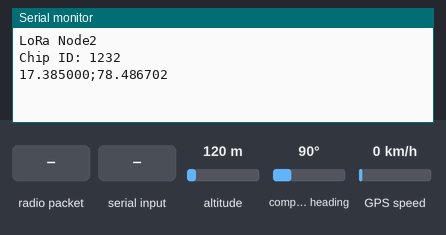
A sketch run on a simulated Arduino Uno, built with avr-gcc and run on an emulated ATmega328P. On the bench: the last lines printed to the serial monitor. The test bench sets the inputs (shaded band); at power-on: altitude 120 m, compass heading 90°, GPS speed 0 km/h. The GPS gets a fix after 3 s at 37.7749, -122.4194 with 8 satellites; no radio packets arrive unless stated.

Above: at 1.8 s.
1.9 s: radio packet "0" arrives
At 2.3 s:
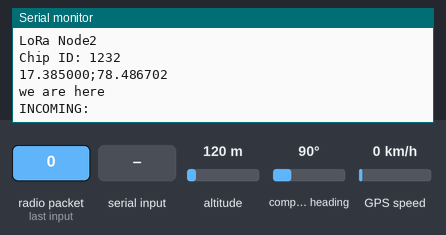
3.4 s: "90,45\n" received over the second serial link
At 4.16 s:
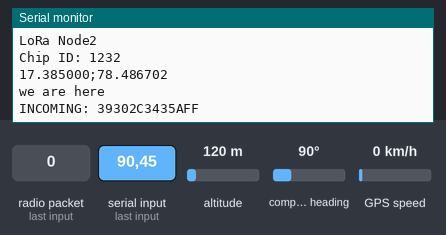
5.6 s: "30,150\n" received over the second serial link
At 8.16 s:
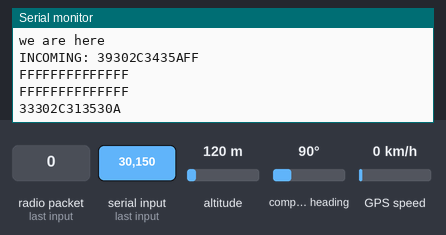
9.5 s: "0\n" received over the second serial link
At 12.16 s:
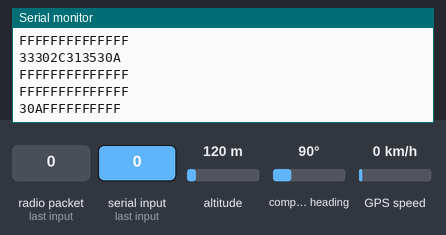
13.5 s: "20\n" received over the second serial link
At 16.16 s:
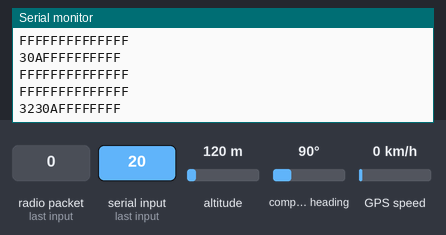
17.5 s: "200\n" received over the second serial link
At 20.16 s:
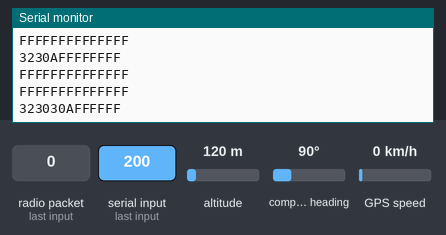

The sketch:

NSnode_final.ino
```cpp
#include <SPI.h>
#include <LoRa.h>
#include <Wire.h>
#include <SoftwareSerial.h>
#define ss 6
#define rst 4
#define dio0 5
#define RE 7
#define DE 8
long int minn;
#include <TinyGPS.h>
float lat=17.3850 , lon=78.4867 ;
TinyGPS gps;
bool modbool = false;
String outgoing;
byte msgCount = 0;
byte MasterNode = 0xFF;
byte Node2 = 0xCC;
String Mymessage = "";
String incoming = "";
String latitude;
String longitude;
byte val1, val2, val3;
const byte nitro[] = {0x01, 0x03, 0x00, 0x1e, 0x00, 0x01, 0xe4, 0x0c};
const byte phos[] = {0x01, 0x03, 0x00, 0x1f, 0x00, 0x01, 0xb5, 0xcc};
const byte pota[] = {0x01, 0x03, 0x00, 0x20, 0x00, 0x01, 0x85, 0xc0};
byte values[11];
SoftwareSerial mod(2, 3);
SoftwareSerial gpsSerial(9, 10);
int chipId ;
void onReceive(int packetSize) {

  if (packetSize == 0) return;          // if there's no packet, return
  Serial.println("we are here");

  int recipient = LoRa.read();          // recipient address
  byte sender = LoRa.read();            // sender address
  byte incomingMsgId = LoRa.read();     // incoming msg ID
  byte incomingLength = LoRa.read();    // incoming msg length

  String incoming = "";

  while (LoRa.available()) {
    incoming += (char)LoRa.read();

  }

  Serial.println(incoming);
  Serial.print("INCOMING: ");
  int Val = incoming.toInt();
  if (Val == 20)

  {
    Mymessage = Mymessage  + chipId + "," +  val1 + "," +val2 + "," +val3+ "," +latitude + "," +longitude ;
    sendMessage(Mymessage, MasterNode, Node2);
    delay(100);
    Mymessage = "";
  }

}
void sendMessage(String outgoing, byte MasterNode, byte Node2) {
  LoRa.beginPacket();                   // start packet
  LoRa.write(MasterNode);              // add destination address
  LoRa.write(Node2);             // add sender address
  LoRa.write(msgCount);                 // add message ID
  LoRa.write(outgoing.length());        // add payload length
  LoRa.print(outgoing);                 // add payload
  LoRa.endPacket();                     // finish packet and send it
  msgCount++;  // increment message ID
  Serial.print("SENDING: ");
  Serial.println(outgoing);
}

void setup()
{
  Serial.begin(115200);

  pinMode(RE, OUTPUT);
  pinMode(DE, OUTPUT);

  while (!Serial);
  Serial.println("LoRa Node2");
  LoRa.setPins(ss, rst, dio0);

  if (!LoRa.begin(433E6)) {
    Serial.println("Starting LoRa failed!");
    while (1);
  }
  bool status;


  chipId = 1232;
  Serial.print("Chip ID: "); Serial.println(chipId);
}

void loop()

{

  onReceive(LoRa.parsePacket());

 unsigned long maxx = millis();
  if(maxx-minn>4000)
  {
    minn=maxx;

  val1 = nitrogen();
  delay(150);
  val2 = phosphorous();
  delay(150);
  val3 = potassium();
  delay(150);
  }

 if(modbool==false)
 {
  callserial();
 }

}

byte nitrogen() {
  digitalWrite(DE, HIGH);
  digitalWrite(RE, HIGH);
  delay(10);
  if (mod.write(nitro, sizeof(nitro)) == 8) {
    digitalWrite(DE, LOW);
    digitalWrite(RE, LOW);
    for (byte i = 0; i < 7; i++) {
      //Serial.print(mod.read(),HEX);
      values[i] = mod.read();
      Serial.print(values[i], HEX);
    }
    Serial.println();
  }
  return values[4];
}

byte phosphorous() {
  digitalWrite(DE, HIGH);
  digitalWrite(RE, HIGH);
  delay(10);
  if (mod.write(phos, sizeof(phos)) == 8) {
    digitalWrite(DE, LOW);
    digitalWrite(RE, LOW);
    for (byte i = 0; i < 7; i++) {
      //Serial.print(mod.read(),HEX);
      values[i] = mod.read();
      Serial.print(values[i], HEX);
    }
    Serial.println();
  }
  return values[4];
}

byte potassium() {
  digitalWrite(DE, HIGH);
  digitalWrite(RE, HIGH);
  delay(10);
  if (mod.write(pota, sizeof(pota)) == 8) {
    digitalWrite(DE, LOW);
    digitalWrite(RE, LOW);
    for (byte i = 0; i < 7; i++) {
      //Serial.print(mod.read(),HEX);
      values[i] = mod.read();
      Serial.print(values[i], HEX);
    }
    Serial.println();
  }
  return values[4];
}
void callserial()
{
  if (modbool == false)
  {
    gpsSerial.begin(9600);
    while (gpsSerial.available()) { // check for gps data
      if (gps.encode(gpsSerial.read())) // encode gps data
      {
        gps.f_get_position(&lat, &lon);
      }
    }
    latitude = String(lat, 6);
    longitude = String(lon, 6);
    Serial.println(latitude + ";" + longitude);
    delay(1000);

  }
  if(((lat>0)||(lon>0))&&(modbool ==false))
  {
    modbool = true;
    mod.begin(9600);
  }
}
```

Measured:
- after the input at 1.9 s, the serial monitor: prints a new line at once (image 1)
- after the input at 3.4 s, the serial monitor: prints a new line after 0.62 s (image 2)
- after the input at 5.6 s, the serial monitor: prints a new line after 2.4 s (image 3)
- after the input at 9.5 s, the serial monitor: prints a new line after 2.5 s (image 4)
- after the input at 13.5 s, the serial monitor: prints a new line after 2.5 s (image 5)
- after the input at 17.5 s, the serial monitor: prints a new line after 2.5 s (image 6)
